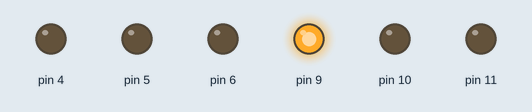
Recording of a sketch running on a simulated Arduino Uno, built with avr-gcc and run on an emulated ATmega328P. Parts: output pins drawn as LEDs (lit = HIGH).

Above: at 0.5 s.
At 2.5 s:
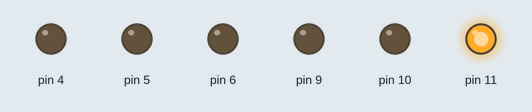
At 3.5 s:
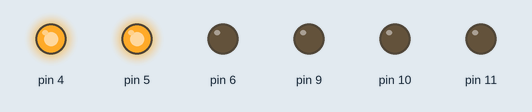
At 4.5 s:
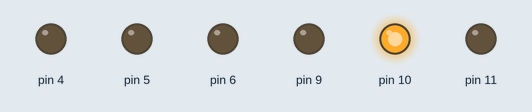
At 6.5 s:
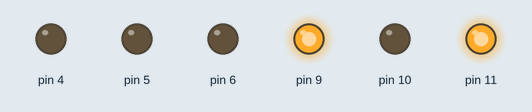
At 8.5 s:
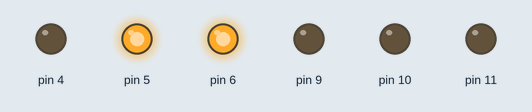
Timing chart, 0 to 9.1 s (numbered marks = the images above):
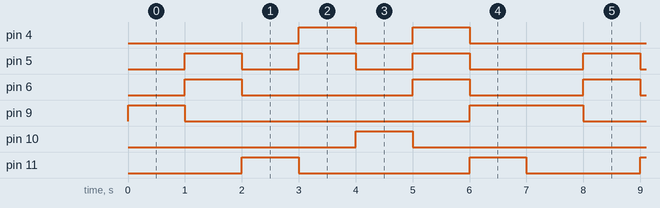

The sketch:

1E.ino
```cpp
void setup() {
  pinMode(9, OUTPUT);
  pinMode(11, OUTPUT);
  pinMode(10, OUTPUT);

  pinMode(4, OUTPUT);
  pinMode(6, OUTPUT);
  pinMode(5, OUTPUT);
}

void loop() {

  digitalWrite(9, HIGH);
  digitalWrite(11, LOW);
  digitalWrite(10, LOW);

  digitalWrite(4, LOW);
  digitalWrite(6, LOW);
  digitalWrite(5, LOW);
  delay(1000);


  digitalWrite(9, LOW);
  digitalWrite(11, LOW);
  digitalWrite(10, LOW);

  digitalWrite(4, LOW);
  digitalWrite(6, HIGH);
  digitalWrite(5, HIGH);
  delay(1000);


  digitalWrite(9, LOW);
  digitalWrite(11, HIGH);
  digitalWrite(10, LOW);

  digitalWrite(4, LOW);
  digitalWrite(6, LOW);
  digitalWrite(5, LOW);
  delay(1000);


  digitalWrite(9, LOW);
  digitalWrite(11, LOW);
  digitalWrite(10, LOW);

  digitalWrite(4, HIGH);
  digitalWrite(6, LOW);
  digitalWrite(5, HIGH);
  delay(1000);


  digitalWrite(9, LOW);
  digitalWrite(11, LOW);
  digitalWrite(10, HIGH);

  digitalWrite(4, LOW);
  digitalWrite(6, LOW);
  digitalWrite(5, LOW);
  delay(1000);


  digitalWrite(9, LOW);
  digitalWrite(11, LOW);
  digitalWrite(10, LOW);

  digitalWrite(4, HIGH);
  digitalWrite(6, HIGH);
  digitalWrite(5, HIGH);
  delay(1000);


  digitalWrite(9, HIGH);
  digitalWrite(11, HIGH);
  digitalWrite(10, LOW);

  digitalWrite(4, LOW);
  digitalWrite(6, LOW);
  digitalWrite(5, LOW);
  delay(1000);
}
```

Measured:
- by itself, pin 4: repeats every 7.0 s: LOW 1.0 s, HIGH 1.0 s, LOW 4.0 s, HIGH 1.0 s
- by itself, pin 5: repeats every 7.0 s: 2 × (LOW 1.0 s, HIGH 1.0 s), LOW 2.0 s, HIGH 1.0 s
- by itself, pin 6, pin 11: repeats every 7.0 s: LOW 3.0 s, HIGH 1.0 s, LOW 2.0 s, HIGH 1.0 s
- by itself, pin 9: repeats every 7.0 s: LOW 5.0 s, HIGH 2.0 s
- by itself, pin 10: alternates HIGH for 1.0 s and LOW for 6.0 s
